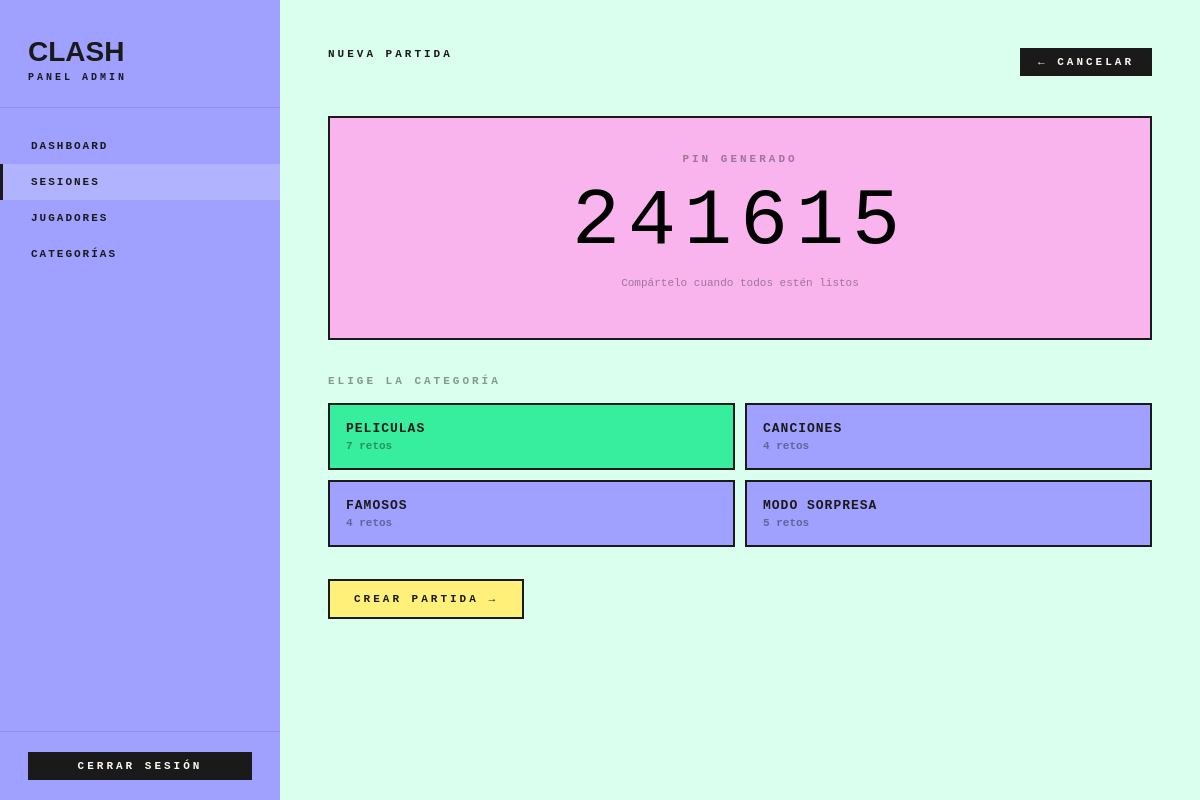
The page /admin/sesiones/crear.php (signed in) on the database its author committed.
### tables this page shows
CREATE TABLE categorias (
        id INTEGER PRIMARY KEY AUTOINCREMENT,
        nombre_es TEXT NOT NULL,
        nombre_ca TEXT NOT NULL,
        nombre_zh TEXT NOT NULL,
        icono TEXT NOT NULL
    );

### admin/sesiones/crear.php (the view, shortened to what this page needs)
<?php
require_once __DIR__ . '/../config/conexion_admin.php';
do {
    $pin = strval(random_int(100000, 999999));
    $existe = $db->querySingle("SELECT id FROM sesiones WHERE pin = '$pin'");
} while ($existe);
$categorias = [];
$res = $db->query("
    SELECT c.*, COUNT(r.id) as num_retos
    FROM categorias c
    LEFT JOIN retos r ON r.categoria_id = c.id
    GROUP BY c.id
    ORDER BY c.id
");
while ($cat = $res->fetchArray(SQLITE3_ASSOC)) {
    $categorias[] = $cat;
}
require_once __DIR__ . '/../includes/header_admin.php';
?>
<div class="admin-topbar">
    <span class="admin-page-sub">Nueva partida</span>
    <a href="/inner-work/clash/admin/sesiones/gestion.php" class="btn-admin btn-admin-ghost">← Cancelar</a>
</div>
<div class="pin-box">
    <p class="pin-box-label">PIN generado</p>
    <div class="admin-pin-display"><?= $pin ?></div>
    <p class="pin-box-hint">Compártelo cuando todos estén listos</p>
</div>
<form action="/inner-work/clash/admin/sesiones/crearProc.php" method="POST">
    <p class="crear-cat-label">Elige la categoría</p>
    <div class="crear-cat-grid">
        <?php foreach ($categorias as $i => $cat): ?>
        <div class="crear-cat-option <?= $i === 0 ? 'seleccionada' : '' ?>"
             onclick="seleccionarCat(this, <?= $cat['id'] ?>)">
            <div class="crear-cat-nombre"><?= htmlspecialchars($cat['nombre_es']) ?></div>
            <div class="crear-cat-count"><?= $cat['num_retos'] ?> retos</div>
        </div>
        <?php endforeach; ?>
    </div>
    <button type="submit" class="btn-admin btn-admin-pink crear-btn">Crear partida →</button>
</form>
<?php require_once __DIR__ . '/../includes/footer_admin.php'; ?>

### admin/assets/css/admin.css (style rules this page uses)
body { background: #ebebeb; }
.admin-page-sub, .admin-section-sub, .admin-pin-display, .pin-box-label, .pin-box-hint, .dashboard-label, .dashboard-pin-label, .dashboard-cat, .dashboard-vacia p, .vista-jugadores-label, .vista-jugador-nombre, .admin-puesto-nombre, .admin-puesto-puntos, .badge, .admin-table th, .admin-table td, .crear-cat-label, .crear-cat-nombre, .crear-cat-count, .cat-card-count, .cat-empty, .crear-cat-hint { font-family: monospace; }
.admin-topbar { display: flex; align-items: flex-start; justify-content: space-between; margin-bottom: 40px; font-family: monospace; gap: 24px; }
.admin-page-sub { font-size: 11px; font-weight: 800; letter-spacing: 3px; text-transform: uppercase; color: #1A1A1A; }
.btn-admin { display: inline-block; font-family: monospace; font-size: 11px; font-weight: 800; letter-spacing: 3px; text-transform: uppercase; padding: 12px 24px; cursor: pointer; border: 2px solid transparent; transition: background .18s, color .18s, border-color .18s; text-align: center; }
.btn-admin-pink { background: #fff07a; color: #1A1A1A; border: 2px solid #1A1A1A; }
.btn-admin-ghost { background: #1A1A1A; color: #FDF8F2; border: 2px solid #1A1A1A; padding: 6px 16px; }
.admin-pin-display { font-size: 80px; color: #000000; letter-spacing: 8px; line-height: 1; }
.pin-box { border: 2px solid #1A1A1A; background: #F9B4ED; padding: 32px; text-align: center; margin-bottom: 32px; }
.pin-box-label { font-size: 11px; font-weight: 800; letter-spacing: 3px; text-transform: uppercase; color: rgba(26,26,26,0.4); margin-bottom: 12px; }
.pin-box-hint { font-size: 11px; color: rgba(26,26,26,0.4); margin-top: 12px; }
.crear-cat-label { font-size: 11px; font-weight: 800; letter-spacing: 3px; text-transform: uppercase; color: rgba(26,26,26,0.45); margin-bottom: 12px; }
.crear-cat-grid { display: grid; grid-template-columns: repeat(2,1fr); gap: 10px; margin-bottom: 24px; }
.crear-cat-option { font-family: monospace; padding: 16px; border: 2px solid #1A1A1A; cursor: pointer; display: flex; flex-direction: column; gap: 4px; background: #9FA0FF; transition: background .15s; }
.crear-cat-option.seleccionada { background: #09ea89c6; }
.crear-cat-nombre { font-size: 13px; font-weight: 800; color: #1A1A1A; text-transform: uppercase; letter-spacing: 1px; }
.crear-cat-count { font-size: 11px; color: rgba(26,26,26,0.45); font-weight: 700; }
.crear-btn { margin-top: 8px; }

### assets/css/main.css (style rules this page uses)
*, *::before, *::after { margin: 0; padding: 0; box-sizing: border-box; }
html { scroll-behavior: smooth; }
body { background: #ebebeb; color: #080808; font-family: monospace; overflow-x: hidden; }
a { text-decoration: none; color: inherit; }
p { font-family: monospace; font-size: 14px; line-height: 1.8; color: rgba(26,26,26,.65); margin-bottom: 12px; }

### rows shown on the page
categorias: nombre_es "PELICULAS", num_retos "7"
categorias: nombre_es "CANCIONES", num_retos "4"
categorias: nombre_es "FAMOSOS", num_retos "4"
categorias: nombre_es "MODO SORPRESA", num_retos "5"

### other values the page prints
$pin "241615"
